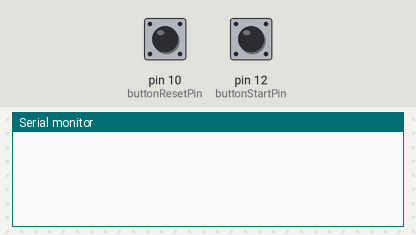
A sketch run on a simulated Arduino Uno, built with avr-gcc and run on an emulated ATmega328P. On the bench: the last lines printed to the serial monitor. The inputs (shaded band) are chosen by the test bench; at power-on: pin 10 (buttonResetPin) LOW, pin 12 (buttonStartPin) LOW.

Above: at 1.2 s.
1.3 s: pin 10 (buttonResetPin) pulled HIGH for 0.15 s
At 2.1 s:
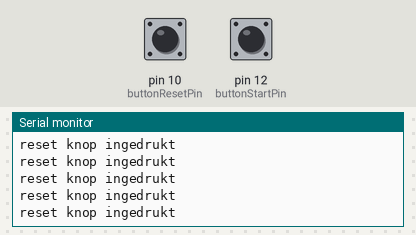
2.9 s: pin 12 (buttonStartPin) pulled HIGH for 0.15 s
At 4.2 s:
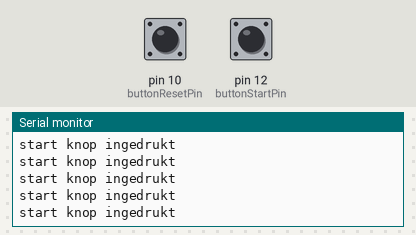
4.5 s: pin 10 (buttonResetPin) driven HIGH and pin 12 (buttonStartPin) driven HIGH
At 5.1 s:
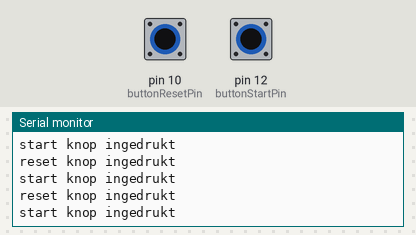

Measured:
- after the input at 1.3 s, the serial monitor: prints a new line at once (image 1)
- after the input at 2.9 s, the serial monitor: prints a new line at once (image 2)

The sketch:

stopwatch-deel-1.ino
```cpp
/*
   Bas on Tech - Arduino tutorial
   https://arduino-lessen.nl

   PIN AANSLUITINGEN LCD

   SDA is serial data
   SCL is serial clock

   GND --> GND (wit)
   VCC --> 5V  (grijs)
   SDA --> A4  (rood)
   SCL --> A5  (blauw)

   I2C aansluitingen per Arduino:
   Uno, Ethernet    A4 (SDA), A5 (SCL)
   Mega2560         20 (SDA), 21 (SCL)
   Leonardo          2 (SDA),  3 (SCL)
   Due              20 (SDA), 21 (SCL) of SDA1, SCL1

*/

//// ALGEMEEN ////

// Variabele voor het aantal milliseconden sinds de Arduino is gestart
unsigned long currentMillis = 0;

//// DRUKKNOPPEN ////
const int intervalButtonRead = 100;         // tijd in milliseconden tussen het uitlezen van de drukknop
unsigned long previousMillisButton = 0;     // tijdstip in milliseconden van vorig uitleesmoment van drukknop

const int buttonStartPin = 12;              // start/stop knop pin
int buttonStartState = LOW;                 // staat van de start/stop knop
int buttonStartStatePrevious = LOW;         // vorige staat van start/stop knop

const int buttonResetPin = 10;              // reset knop pin
int buttonResetState = LOW;                 // staat van de reset knop
int buttonResetStatePrevious = LOW;         // vorige staat van reset knop

// Functie voor het uitlezen van de drukknop
void readButtonState() {

  // Als het tijdsverschil met de vorige uitlezing groter is dan intervalButtonRead
  if (currentMillis - previousMillisButton > intervalButtonRead) {

    // Lees de digitale waarden van de schakelaars (LOW/HIGH)
    buttonStartState = digitalRead(buttonStartPin);
    buttonResetState = digitalRead(buttonResetPin);

    // Als de start knop is ingedrukt
    if (buttonStartState == HIGH) {
      Serial.println("start knop ingedrukt");
    }

    // Als de reset knop is ingedrukt
    if (buttonResetState == HIGH) {
      Serial.println("reset knop ingedrukt");
    }
  }
}


void setup() {
  Serial.begin(9600);                   // stel de seriële monitor in
}

void loop() {
  currentMillis = millis();             // sla de huidige tijd op
  readButtonState();                    // lees de huidige staat van de drukknopen uit
}
```
